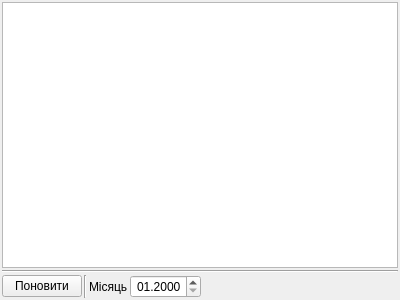
<?xml version="1.0" encoding="UTF-8"?>
<ui version="4.0">
 <class>UForm_AParkKartkyRobotyVodiyiv</class>
 <widget class="QWidget" name="UForm_AParkKartkyRobotyVodiyiv">
  <property name="geometry">
   <rect>
    <x>0</x>
    <y>0</y>
    <width>400</width>
    <height>300</height>
   </rect>
  </property>
  <property name="windowTitle">
   <string>Картки роботи водіїв</string>
  </property>
  <layout class="QVBoxLayout" name="verticalLayout">
   <property name="spacing">
    <number>2</number>
   </property>
   <property name="margin">
    <number>2</number>
   </property>
   <item>
    <widget class="QTableWidget" name="tableWidget_vidiyi">
     <property name="editTriggers">
      <set>QAbstractItemView::NoEditTriggers</set>
     </property>
     <property name="alternatingRowColors">
      <bool>true</bool>
     </property>
     <property name="selectionMode">
      <enum>QAbstractItemView::ExtendedSelection</enum>
     </property>
     <property name="selectionBehavior">
      <enum>QAbstractItemView::SelectRows</enum>
     </property>
     <property name="sortingEnabled">
      <bool>true</bool>
     </property>
    </widget>
   </item>
   <item>
    <widget class="Line" name="line">
     <property name="orientation">
      <enum>Qt::Horizontal</enum>
     </property>
    </widget>
   </item>
   <item>
    <layout class="QHBoxLayout" name="horizontalLayout_2">
     <item>
      <widget class="QPushButton" name="pushButton_reload">
       <property name="text">
        <string>Поновити</string>
       </property>
       <property name="icon">
        <iconset resource="../images/UAutoParkImg.qrc">
         <normaloff>:/icontexto_webdev_pack/icontexto_webdev_pack/icontexto-webdev-reload-016x016.png</normaloff>:/icontexto_webdev_pack/icontexto_webdev_pack/icontexto-webdev-reload-016x016.png</iconset>
       </property>
      </widget>
     </item>
     <item>
      <widget class="Line" name="line_2">
       <property name="orientation">
        <enum>Qt::Vertical</enum>
       </property>
      </widget>
     </item>
     <item>
      <layout class="QHBoxLayout" name="horizontalLayout">
       <property name="spacing">
        <number>2</number>
       </property>
       <item>
        <widget class="QLabel" name="label_monthFilter">
         <property name="text">
          <string>Місяць</string>
         </property>
        </widget>
       </item>
       <item>
        <widget class="QDateEdit" name="dateEdit_monthFilter">
         <property name="minimumSize">
          <size>
           <width>70</width>
           <height>0</height>
          </size>
         </property>
         <property name="alignment">
          <set>Qt::AlignRight|Qt::AlignTrailing|Qt::AlignVCenter</set>
         </property>
         <property name="displayFormat">
          <string>MM.yyyy</string>
         </property>
        </widget>
       </item>
      </layout>
     </item>
     <item>
      <spacer name="horizontalSpacer">
       <property name="orientation">
        <enum>Qt::Horizontal</enum>
       </property>
       <property name="sizeHint" stdset="0">
        <size>
         <width>40</width>
         <height>20</height>
        </size>
       </property>
      </spacer>
     </item>
    </layout>
   </item>
  </layout>
  <action name="action_printKartkyRobotyVodiyiv">
   <property name="icon">
    <iconset resource="../images/UAutoParkImg.qrc">
     <normaloff>:/function_icon_set/function_icon_set/printer_48.png</normaloff>:/function_icon_set/function_icon_set/printer_48.png</iconset>
   </property>
   <property name="text">
    <string>Друк Карток роботи водіїв</string>
   </property>
   <property name="toolTip">
    <string>Друк Карток роботи водіїв, позначених у таблиці, за місяць</string>
   </property>
  </action>
 </widget>
 <tabstops>
  <tabstop>tableWidget_vidiyi</tabstop>
  <tabstop>pushButton_reload</tabstop>
  <tabstop>dateEdit_monthFilter</tabstop>
 </tabstops>
 <resources>
  <include location="../images/UAutoParkImg.qrc"/>
 </resources>
 <connections/>
</ui>
